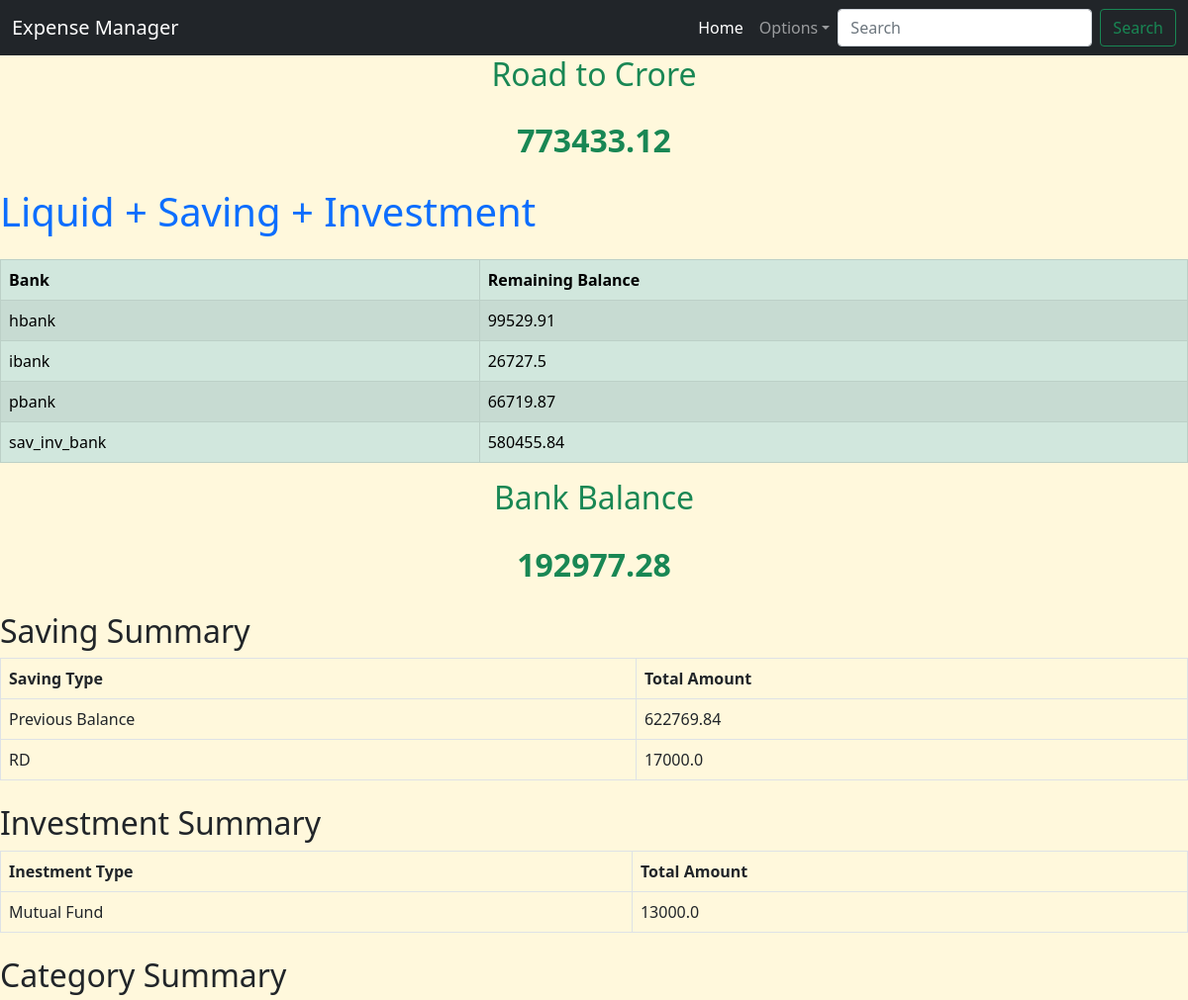
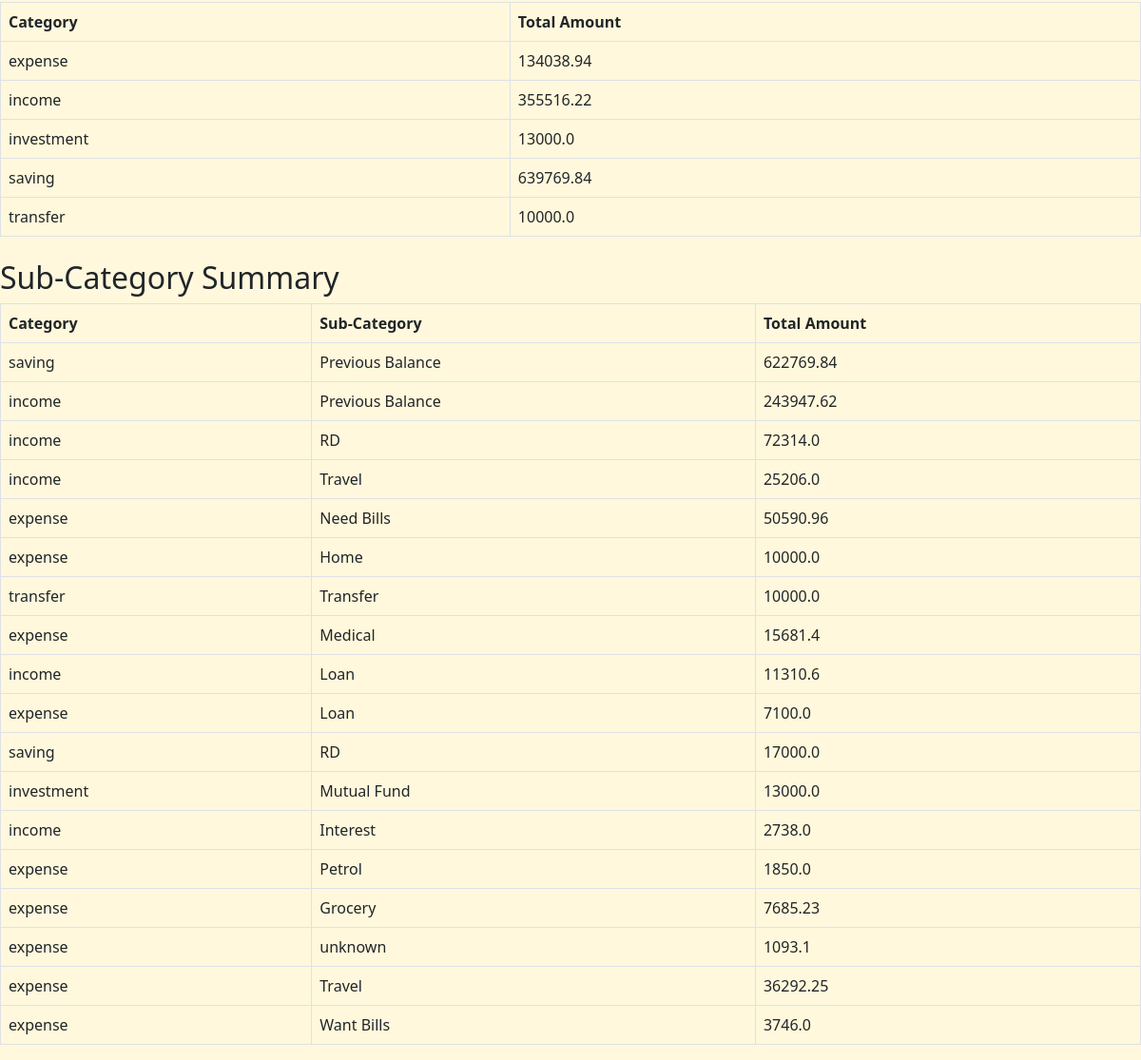
Page /summary on the committed database (2 pictures, top to bottom).
### app.py (models this page shows)
class IncomeExpenseManager(db.Model):
    id = db.Column(db.Integer, primary_key=True)
    date = db.Column(db.Date, nullable=False)
    from_bank = db.Column(db.String(10), nullable=True)
    to_bank = db.Column(db.String(10), nullable=True)
    category = db.Column(db.String(20), nullable=False)
    sub_category = db.Column(db.String(50), nullable=False)
    description = db.Column(db.String(100), nullable=False)
    amount = db.Column(db.Float, nullable=False)

### app.py (the view)
@app.route('/summary')
def category_summary():
    category_summary = db.session.query(IncomeExpenseManager.category, db.func.sum(IncomeExpenseManager.amount).label('total_amount')).group_by(IncomeExpenseManager.category).all()
    sub_category_summary = db.session.query(IncomeExpenseManager.category, IncomeExpenseManager.sub_category, db.func.sum(IncomeExpenseManager.amount).label('total_amount')).group_by(IncomeExpenseManager.category, IncomeExpenseManager.sub_category).order_by(IncomeExpenseManager.amount.label('total_amount').desc()).all()
    from_bank_summary = db.session.query(IncomeExpenseManager.from_bank, db.func.sum(IncomeExpenseManager.amount).label('balance')).filter(IncomeExpenseManager.from_bank.isnot(None)).group_by(IncomeExpenseManager.from_bank).all()
    to_bank_summary = db.session.query(IncomeExpenseManager.to_bank, db.func.sum(IncomeExpenseManager.amount).label('balance')).filter(IncomeExpenseManager.to_bank.isnot(None)).group_by(IncomeExpenseManager.to_bank).all()
    saving_summary = db.session.query(IncomeExpenseManager.sub_category, db.func.sum(IncomeExpenseManager.amount).label('total_amount')).filter(IncomeExpenseManager.category == 'saving').group_by(IncomeExpenseManager.sub_category).all()
    invest_summary = db.session.query(IncomeExpenseManager.sub_category, db.func.sum(IncomeExpenseManager.amount).label('total_amount')).filter(IncomeExpenseManager.category == 'investment').group_by(IncomeExpenseManager.sub_category).all()
    included_banks = ['hbank', 'ibank', 'pbank']  # Exclude the other two
    select_from_bank_summary = db.session.query(IncomeExpenseManager.from_bank, db.func.sum(IncomeExpenseManager.amount).label('balance')).filter(IncomeExpenseManager.from_bank.isnot(None)).filter(IncomeExpenseManager.from_bank.in_(included_banks)).group_by(IncomeExpenseManager.from_bank).all()
    select_to_bank_summary = db.session.query(IncomeExpenseManager.to_bank, db.func.sum(IncomeExpenseManager.amount).label('balance')).filter(IncomeExpenseManager.to_bank.isnot(None)).filter(IncomeExpenseManager.to_bank.in_(included_banks)).group_by(IncomeExpenseManager.to_bank).all()
    bank_balances = {}
    for bank, balance in from_bank_summary:
        bank_balances[bank] = bank_balances.get(bank, 0) - balance  # removed - above in from_bank_summary and added - here
    for bank, balance in to_bank_summary:
        bank_balances[bank] = bank_balances.get(bank, 0) + balance
    select_bank_balances = {}
    for bank, balance in select_from_bank_summary:
        select_bank_balances[bank] = select_bank_balances.get(bank, 0) - balance  # removed - above in from_bank_summary and added - here
    for bank, balance in select_to_bank_summary:
        select_bank_balances[bank] = select_bank_balances.get(bank, 0) + balance
    total_bank_balance = sum(bank_balances.values())
    select_total_bank_balance = sum(select_bank_balances.values())
    return render_template('category_summary.html', category_summary=category_summary, sub_category_summary=sub_category_summary, bank_balances=bank_balances, saving_summary=saving_summary, invest_summary=invest_summary, total_bank_balance=total_bank_balance, select_bank_balances=select_bank_balances, select_total_bank_balance=select_total_bank_balance)

### templates/category_summary.html
{% extends 'base.html' %}
{% block content %}
<h2 class="mb-4 text-success text-center">Road to Crore</h2>
<p class="mb-4 text-success text-center fs-2"><strong>{{ total_bank_balance | round(2) }}</strong></p>
<h1 class="mb-4 text-primary">Liquid + Saving + Investment</h1>
{% if bank_balances %}
<table class="table table-success table-striped table-bordered table-hover">
    <thead>
        <tr>
            <th scope="col">Bank</th>
            <th scope="col">Remaining Balance</th>
        </tr>
    </thead>
    <tbody>
        {% for bank, balance in bank_balances.items() %}
        <tr>
            <td>{{ bank if bank else 'None' }}</td>
            <td>{{ balance | round(2) }}</td>
        </tr>
        {% endfor %}
    </tbody>
</table>
{% else %}
<p>No bank balances available.</p>
{% endif %}
<h2 class="mb-4 text-success text-center">Bank Balance</h2>
<p class="mb-4 text-success text-center fs-2"><strong>{{ select_total_bank_balance | round(2) }}</strong></p>
<h2 class="mt-4">Saving Summary</h2>
{% if saving_summary %}
<table class="table table-bordered table-hover">
    <thead>
        <tr>
            <th scope="col">Saving Type</th>
            <th scope="col">Total Amount</th>
        </tr>
    </thead>
    <tbody>
        {% for saving_type, total_amount in saving_summary %}
        <tr>
            <td>{{ saving_type }}</td>
            <td>{{ total_amount | round(2) }}</td>
        </tr>
        {% endfor %}
    </tbody>
</table>
{% else %}
<p>No saving data available.</p>
{% endif %}
<h2 class="mt-4">Investment Summary</h2>
{% if invest_summary %}
<table class="table table-bordered table-hover">
    <thead>
        <tr>
            <th scope="col">Inestment Type</th>
            <th scope="col">Total Amount</th>
        </tr>
    </thead>
    <tbody>
        {% for invest_type, total_amount in invest_summary %}
        <tr>
            <td>{{ invest_type }}</td>
            <td>{{ total_amount | round(2) }}</td>
        </tr>
        {% endfor %}
    </tbody>
</table>
{% else %}
<p>No Invest data available.</p>
{% endif %}
<h2 class="mt-4">Category Summary</h2>
{% if category_summary %}
<table class="table table-bordered table-hover">
    <thead>
        <tr>
            <th scope="col">Category</th>
            <th scope="col">Total Amount</th>
        </tr>
    </thead>
    <tbody>
        {% for category, total_amount in category_summary %}
        <tr>
            <td>{{ category }}</td>
            <td>{{ total_amount | round(2) }}</td>
        </tr>
        {% endfor %}
    </tbody>
</table>
{% else %}
<p>No category data available.</p>
{% endif %}
<h2 class="mt-4">Sub-Category Summary</h2>
{% if sub_category_summary %}
<table class="table table-bordered table-hover">
    <thead>
        <tr>
            <th scope="col">Category</th>
            <th scope="col">Sub-Category</th>
            <th scope="col">Total Amount</th>
        </tr>
    </thead>
    <tbody>
        {% for category, sub_category, total_amount in sub_category_summary %}
        <tr>
            <td>{{ category }}</td>
            <td>{{ sub_category }}</td>
            <td>{{ total_amount | round(2) }}</td>
        </tr>
        {% endfor %}
    </tbody>
</table>
{% else %}
<p>No sub-category data available.</p>
{% endif %}
{% endblock %}

### templates/base.html (shortened to what this page needs)
<!DOCTYPE html>
<html lang="en">
<head>
    <link href="https://cdn.jsdelivr.net/npm/bootstrap@5.0.2/dist/css/bootstrap.min.css" rel="stylesheet">
  </head>
<body>
    <header>
        <nav class="navbar navbar-expand-lg navbar-dark bg-dark">
            <div class="container-fluid">
              <a class="navbar-brand" href="{{url_for('index')}}">Expense Manager</a>
              <div class="collapse navbar-collapse" id="navbarSupportedContent">
                <ul class="navbar-nav ms-auto mb-2 mb-lg-0">
                  <li class="nav-item">
                    <a class="nav-link active" aria-current="page" href="{{url_for('index')}}">Home</a>
                  </li>
                  <li class="nav-item dropdown">
                    <a class="nav-link dropdown-toggle" href="#" role="button" data-bs-toggle="dropdown" aria-expanded="false">Options</a>
                  </li>
                </ul>
                <form class="d-flex" role="search">
                  <input class="form-control me-2" type="search" placeholder="Search" aria-label="Search">
                  <button class="btn btn-outline-success" type="submit">Search</button>
                </form>
              </div>
            </div>
          </nav>
    </header>
    <main>
        {% block content %}{% endblock %}
    </main>
</body>
</html>

### templates/base.html (style rules this page uses)
body { background-color: cornsilk; }

### rows in the picture
IncomeExpenseManager: category "transfer", amount "10000.0", sub_category "Transfer"
IncomeExpenseManager: category "income", sub_category "RD", amount "72314.0"
IncomeExpenseManager: category "income", sub_category "Travel", amount "25206.0"
IncomeExpenseManager: category "expense", sub_category "Home", amount "10000.0"

### other values in the picture
{{ total_bank_balance | round(2) }} "773433.12"
{{ bank if bank else 'None' }} "hbank" "ibank" "pbank" "sav_inv_bank"
{{ balance | round(2) }} "99529.91" "26727.5" "66719.87" "580455.84"
{{ select_total_bank_balance | round(2) }} "192977.28"
{{ saving_type }} "Previous Balance" "RD"
{{ total_amount | round(2) }} "622769.84" "17000.0"
{{ invest_type }} "Mutual Fund"
{{ total_amount | round(2) }} "13000.0"
{{ category }} "expense" "income" "investment" "saving"
{{ total_amount | round(2) }} "134038.94" "355516.22" "13000.0" "639769.84"
{{ category }} "saving" "income" "expense" "expense" "income" "expense" "saving" "investment" "income" "expense" "expense" "expense" "expense" "expense"
{{ sub_category }} "Previous Balance" "Previous Balance" "Need Bills" "Medical" "Loan" "Loan" "RD" "Mutual Fund" "Interest" "Petrol" "Grocery" "unknown" "Travel" "Want Bills"
{{ total_amount | round(2) }} "622769.84" "243947.62" "50590.96" "15681.4" "11310.6" "7100.0" "17000.0" "13000.0" "2738.0" "1850.0" "7685.23" "1093.1" "36292.25" "3746.0"
